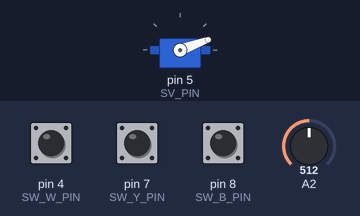
The sketch below on a simulated Arduino Uno, built with avr-gcc and run on an emulated ATmega328P. Parts: servo. Inputs (shaded band) come from the test bench; at power-on: pin 4 (SW_W_PIN) LOW, pin 7 (SW_Y_PIN) LOW, pin 8 (SW_B_PIN) LOW, A2 = 512. What the sketch prints to the serial monitor is not drawn.

Above: at 0.05 s.
Timing chart, 0 to 3.0 s (numbered marks = the images above):
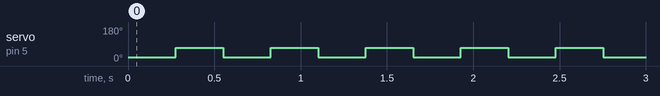

Measured:
- by itself, servo on pin 5 (SV_PIN): alternates 70° for 0.28 s and 20° for 0.28 s

The sketch:

tree_sw_sensor_240614.ino
```cpp
// Arduino入門編⑧ Servoライブラリを使いサーボモーターを動かす
// https://burariweb.info

#include <Servo.h>      // Servoライブラリの読み込み
#include <MsTimer2.h>

Servo myservo;          // Servoオブジェクトの宣言
const int SV_PIN = 5;   // サーボモーターをデジタルピン5に
const int SW_B_PIN = 8;   // 青スイッチをデジタルピン8に
const int SW_Y_PIN = 7;   // 黄スイッチをデジタルピン7に
const int SW_W_PIN = 4;   // 白スイッチをデジタルピン4に
int switch_b_status = 1;  // 青スイッチの初期状態Low
int switch_y_status = 1;  // 黄スイッチの初期状態Low
int switch_w_status = 1;  // 白スイッチの初期状態Low
int delay_c = 275;

void speed() {
  long x;
  x = 0;
  x = analogRead(A2) ; // Ｘ軸
  Serial.print("X:") ;
  Serial.print(x) ;
  Serial.print(" ,delay:") ;
  Serial.println(delay_c) ;
}

void setup(){
  myservo.attach(SV_PIN);  // サーボの割当
  pinMode(SW_B_PIN,INPUT);
  pinMode(SW_Y_PIN,INPUT);
  pinMode(SW_W_PIN,INPUT);
  delay_c = 275;
  Serial.begin(9600) ;

  MsTimer2::set(50, speed);     // 500ms毎にflash( )割込み関数を呼び出す様に設定
  MsTimer2::start();
}

void loop(){
  switch_b_status = digitalRead(SW_B_PIN);
  switch_y_status = digitalRead(SW_Y_PIN);
  switch_w_status = digitalRead(SW_W_PIN);

  if (switch_w_status == HIGH){
    delay_c += 25;
  }
  if (switch_y_status == HIGH){
    delay_c -= 25;
  }
  if (switch_b_status == HIGH){
    delay_c = 275;
  }

  myservo.write(20);
  delay(delay_c);
  myservo.write(70);
  delay(delay_c);
}
```
